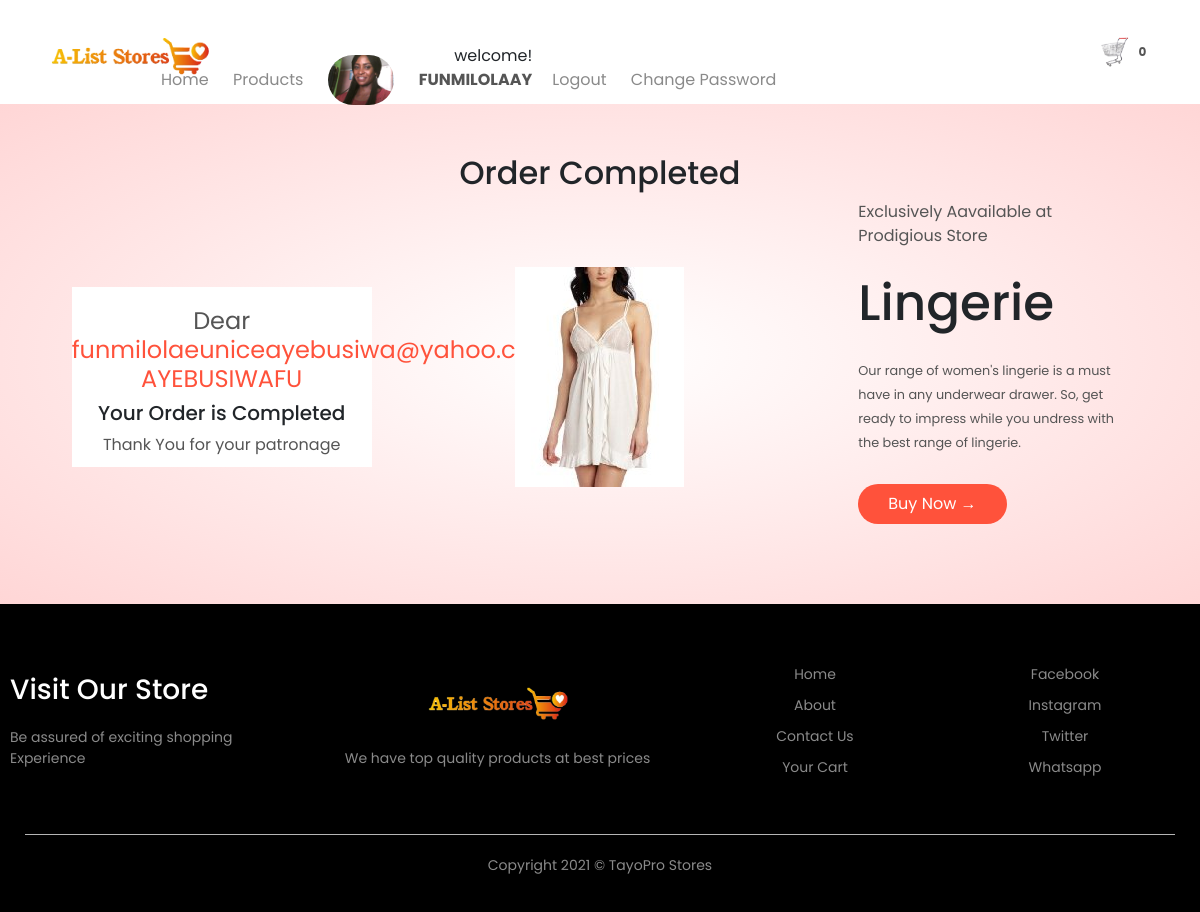
Page /order/ordercompleted/ (signed in) on the committed database.
### home/models.py (models this page shows, shortened)
class Setting(models.Model):
    STATUS =(
        ('True', 'True'),
        ('False', 'False'),
    )
    title = models.CharField(max_length=100)
    keywords = models.CharField(max_length=255)
    description = models.CharField(max_length=255, null=True)
    company = models.CharField(max_length=50, null=True)
    address = models.CharField( max_length=100)
    phone = models.CharField( null=True, max_length=15)
    email = models.CharField(blank=True, max_length=50)
    icon = models.ImageField(blank=True,null=True,  upload_to='images/')
    logo = models.ImageField(blank=True,null=True, upload_to='images/')
    cart_icon = models.ImageField(blank=True,null=True, upload_to='images/')
    menu_icon = models.ImageField(blank=True,null=True, upload_to='images/')
    facebook = models.CharField(blank=True, max_length=50)
    instagram = models.CharField(blank=True, max_length=50)
    twitter = models.CharField(blank=True, max_length=50)
    created_at = models.DateTimeField(auto_now_add=True)
    updated_at = models.DateTimeField(auto_now=True)
    about =RichTextUploadingField(blank=True)
    about2 =RichTextUploadingField(blank=True, default='About')
    contact =RichTextUploadingField(blank=True)
    status = models.CharField(max_length=10, choices=STATUS)

### user/models.py (models this page shows, shortened)
class UserProfile(models.Model):
    user = models.OneToOneField(User,blank=True, null=True, on_delete=models.CASCADE)
    first_name = models.CharField(blank=True, max_length=20, null= True)
    last_name = models.CharField(blank=True, max_length=20, null= True)
    phone = models.CharField(blank=True, max_length=15)
    address = models.CharField(blank=True, max_length=150)
    city = models.CharField(blank=True, max_length=20)
    state = models.CharField(blank=True, max_length=20)
    country = models.CharField(blank=True, max_length=50)
    zipcode = models.CharField(blank=True, max_length=8)
    image = models.ImageField(blank=True, null=True, upload_to='images/users/', default='defaultpic.jpg')
    def image_tag(self):
        return mark_safe('<img src="{}" height="50"/>'.format(self.image.url))
    image_tag.short_description = 'Image'
    class Meta:
        db_table = 'userprofile'
        managed = True
        verbose_name = 'UserProfile'
        verbose_name_plural = 'UserProfiles'

### product/models.py (models this page shows, shortened)
class Product(models.Model):
    STATUS =(
        ('True', 'True'),
        ('False', 'False'),
    )
    AVAILABLE =(
        ('In Stock', 'In Stock'),
        ('Out Of Stock', 'Out Of Stock'),
        ('ReStocked', 'ReStocked'),
    )
    category = models.ForeignKey(Category, on_delete=models.DO_NOTHING)
    title = models.CharField(max_length=150, blank=True)
    keywords = models.CharField(max_length=255)
    description = models.CharField(max_length=255)
    image= models.ImageField(blank=True, upload_to='images/')
    price = models.FloatField(null=True, blank=True)
    sizes = models.CharField(max_length=30, null=True, default='Large')
    discount_price= models.FloatField(blank=True, null=True)
    available= models.CharField(choices=AVAILABLE, max_length=15, default='In Stock')
    quantity_instock = models.IntegerField(null=True, blank=True, default=1000)
    minquantity = models.IntegerField(blank=True)
    amount = models.IntegerField(null=True, blank=True)
    status = models.CharField(max_length=10, choices=STATUS)
    slug = models.SlugField(null=False, unique=True)
    created_at = models.DateTimeField(auto_now_add=True)
    updated_at = models.DateTimeField(auto_now=True)
    featured = models.BooleanField(blank=True)
    latest = models.BooleanField(blank=True)
    banner = models.BooleanField(blank=True)
    offer = models.BooleanField(blank=True)
    detail = RichTextUploadingField()
    def image_tag(self):
        return mark_safe('<img src="{}" height="50"/>'.format(self.image.url))
    image_tag.short_description = 'Image'

### order/views.py (the view)
# urls.py: path('ordercompleted/', views.ordercompleted, name='ordercompleted'),
@login_required(login_url='/login')
def ordercompleted(request):
    category = Category.objects.all()
    setting= Setting.objects.get(pk=1)
    banner = Product.objects.get(banner=True)
    offer = Product.objects.get(offer=True)
    profile= UserProfile.objects.get(user__username = request.user.username)
    shopcart = ShopCart.objects.filter(order_placed=False).filter(user__username = request.user.username)
    for item in shopcart:
        item.order_placed = True
        item.save()
        aproduct = Product.objects.get(id=item.product.id)
        aproduct.quantity_instock -= item.quantity
        aproduct.save()
    context = {
                'setting': setting,
                'offer': offer,
                'category': category,
                'shopcart': shopcart,
                'profile': profile,
    }
    return render(request, 'ordercompleted.html', context)

### home/context_processor.py (called while the page is built)
def cartcount(request):
    cartcount = ShopCart.objects.filter(order_placed=False).filter(user__username=request.user.username)
    total_quantity = 0
    for item in cartcount:
        total_quantity += item.quantity
    context = {'itemcount':total_quantity}
    return context

### order/templates/ordercompleted.html (shortened to what this page needs)
{% extends 'base.html' %}
{% load static %}
{% load humanize %}
{% block header %} {% include "acheader.html" %} {% endblock header %}
{% block content %}
<div class="account-page">
    <div class="container">
        <h2 class="text-center">Order Completed</h2>
        <div class="row">
            <div class="col-2">
                <div class="oform-container">
                    <h4>Dear <span style="color: #ff523b;">{{profile.user.username}} {{profile.user.last_name}}</span></h4>
                    <h5>Your Order is Completed</h5>
                    <p>Thank You for your patronage</p>
                </div>
            </div>
            <div class="col-2">
                <div class="row">
                    <div class="col-2">
                        <img src="{{offer.image.url}}" class="offer-img">
                    </div>
                </div>
            </div>
            <div class="col-2">
                <p>Exclusively Aavailable at Prodigious Store</p>
                <h1>Lingerie </h1>
                <small>
                    Our range of women's lingerie is a must have in any underwear drawer.
                    So, get ready to impress while you undress with the best range of lingerie.
                </small>
                <a href="{% url 'category' %}" class="buttons">Buy Now &#8594;</a>
            </div>
        </div>
    </div>
</div>
{% endblock content %}
{% block footer %}  {% include "footer.html" %} {% endblock footer %}

### user/templates/acheader.html (shortened to what this page needs)
<div class="container">
    <div class="header">
        <div class="logo">
            <a href="{% url 'index' %}"><img src="{{setting.logo.url}}" alt="company logo here"></a>
        </div>
        <div class="navbar">
            <ul id="MenuItems">
                    <li><a href="{% url 'index' %}">Home</a></li>
                    <li><a href="{% url 'category' %}">Products</a></li>
                {% if user.id is not None %}
                    <li><a href="{% url 'user' %}"><img src="{{profile.image.url}}" alt="" style="border-radius: 30px; height:50px"></a></li>
                    <li>
                       welcome!<a href="{% url 'user' %}">
                            {% if request.user.first_name %}
                                <p><strong> {{request.user.first_name}}</strong></p>
                            {% else %}
                                <p><strong>{{request.user.username}}</strong></p>
                            {% endif %}
                       </a>
                    <li><a href="{% url 'logoutfunc' %}">Logout</a></li>
                    <li><a href="">Change Password</a></li>
                {% else %}
                    <li><a href="{% url 'about' %}">About</a></li>
                    <li><a href="{% url 'contact' %}">Contact Us</a></li>
                    <li><a href="{% url 'accountform' %}">Account</a></li>
                {% endif %}
            </ul>
        </div>
        <a href="{% url 'order:shopcart' %}"><img src="{{setting.cart_icon.url}}" alt="shop cart" width="30px" height="30px">
            {% if itemcount > 0 %}
                <span class="badge red z-depth-1 mr-1">{{ itemcount }}</span>
            {% else %}
                <span class="badge red z-depth-1 mr-1">0</span>
            {% endif %}
        </a>
    </div>
</div>

### home/templates/footer.html
 <div class="footer">
    <div class="container">
        <div class="row">
            <div class="footer-col-1">
                <h3>Visit Our Store</h3>
                <p>Be assured of exciting shopping Experience </p>
            </div>
            <div class="footer-col-2">
                <a href="{% url 'index' %}"><img src="{{setting.logo.url}}"></a>
                <p>We have top quality products at best prices</p>
            </div>
            <div class="footer-col-3">
                <ul>
                    <li><a href="{% url 'index' %}">Home</a></li>
                    <li><a href="{% url 'about' %}">About</a></li>
                    <li><a href="{% url 'contact' %}">Contact Us</a></li>
                    <li><a href="{% url 'order:shopcart' %}">Your Cart</a></li>
                </ul>
            </div>
            <div class="footer-col-4">
                <ul>
                    <li><a href="">Facebook</a></li>
                    <li><a href="">Instagram</a></li>
                    <li><a href="">Twitter</a></li>
                    <li><a href="">Whatsapp</a></li>
                </ul>
            </div>
        </div>
        <hr>
        <p class="copyright">Copyright 2021 &copy; TayoPro Stores</p>
    </div>
</div>

### home/static/css/main.css (style rules this page uses)
* { padding: 0; margin: 0; box-sizing: border-box; }
body { font-family: 'Poppins', sans-serif; }
.container { max-width: 1300px; margin: auto; padding: 0 25px; }
.header { display: flex; align-items: center; padding: 20px; }
.logo { width: 100px; }
.logo img { width: 170px; }
.navbar { flex: 1; text-align: right; }
.navbar li { display: inline-block; margin-right: 20px; }
a { text-decoration: none; color: #555; }
p { color: #555; }
.row { display: flex; align-items: center; flex-wrap: wrap; justify-content: space-around; }
.col-2 { flex-basis: 50%; min-width: 300px; }
.col-2 img { max-width: 100%; padding: 50px 0; }
.col-2 h1 { font-size: 50px; line-height: 60px; margin: 25px 0; }
.buttons { display: inline-block; background: #ff523b; color: white; text-decoration: none; padding: 8px 30px; margin: 30px 0; border-radius: 30px; }
h4 { color: #555; font-weight: normal; }
.col-2 .offer-img { padding: 50px; }
small { color: #555; }
.footer { background: black; color: #8a8a8a; font-size: 14px; padding: 60px 0 20px; }
.footer p { color: #8a8a8a; }
.footer h3 { color: white; margin-bottom: 20px; }
.footer-col-1, .footer-col-2, .footer-col-3, .footer-col-4 { min-width: 250px; margin-bottom: 20px; }
.footer-col-1 { flex-basis: 25%; }
.footer-col-2 { flex: 1; text-align: center; }
.footer-col-2 img { width: 150px; margin-bottom: 20px; }
.footer-col-3, .footer-col-4 { flex-basis: 20%; text-align: center; }
ul { list-style-type: none; }
ul li { margin-bottom: 10px; }
ul a { text-decoration: none; color: #8a8a8a; }
.footer hr { border: none; background: #b5b5b5; height: 1px; margin: 20px 0; }
.copyright { text-align: center; }
.account-page { padding: 50px 0px; background: radial-gradient(#fff, #ffd6d6); }
.oform-container { background: white; width: 300px; height: 180px; position: relative; text-align: center; padding: 20px 0; margin: auto; }

### rows in the picture
Setting: logo (picture), cart_icon (picture)
UserProfile: image (picture), user.username "funmilolaeuniceayebusiwa@yahoo.com", user.last_name "AYEBUSIWAFU"
Product: image (picture)

### other values in the picture
{{ request.user.first_name }} "FUNMILOLAAY"
